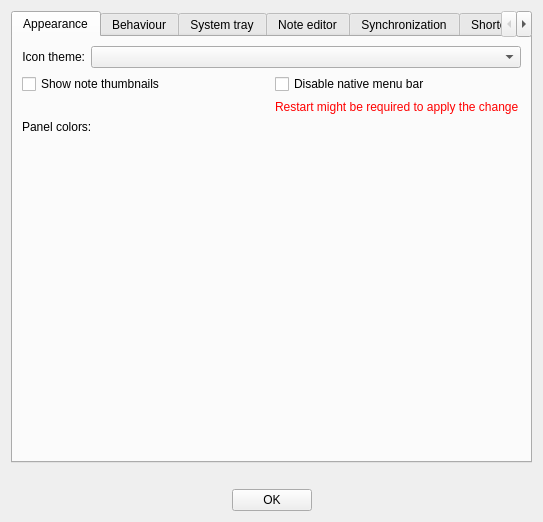
<?xml version="1.0" encoding="UTF-8"?>
<ui version="4.0">
 <class>PreferencesDialog</class>
 <widget class="QDialog" name="PreferencesDialog">
  <property name="geometry">
   <rect>
    <x>0</x>
    <y>0</y>
    <width>539</width>
    <height>522</height>
   </rect>
  </property>
  <property name="windowTitle">
   <string>Dialog</string>
  </property>
  <layout class="QVBoxLayout" name="preferencesDialogVerticalLayout">
   <item>
    <widget class="QTabWidget" name="preferencesTabWidget">
     <property name="tabPosition">
      <enum>QTabWidget::North</enum>
     </property>
     <property name="tabShape">
      <enum>QTabWidget::Rounded</enum>
     </property>
     <property name="currentIndex">
      <number>0</number>
     </property>
     <widget class="QWidget" name="appearanceTab">
      <attribute name="title">
       <string>Appearance</string>
      </attribute>
      <layout class="QVBoxLayout" name="verticalLayout">
       <item>
        <layout class="QHBoxLayout" name="iconThemeHorizontalLayout">
         <item>
          <widget class="QLabel" name="iconThemeLabel">
           <property name="text">
            <string>Icon theme:</string>
           </property>
           <property name="alignment">
            <set>Qt::AlignRight|Qt::AlignTrailing|Qt::AlignVCenter</set>
           </property>
          </widget>
         </item>
         <item>
          <widget class="QComboBox" name="iconThemeComboBox">
           <property name="sizePolicy">
            <sizepolicy hsizetype="Expanding" vsizetype="Fixed">
             <horstretch>0</horstretch>
             <verstretch>0</verstretch>
            </sizepolicy>
           </property>
           <property name="minimumSize">
            <size>
             <width>300</width>
             <height>0</height>
            </size>
           </property>
          </widget>
         </item>
        </layout>
       </item>
       <item>
        <layout class="QGridLayout" name="checkboxesGridLayout">
         <item row="0" column="0">
          <widget class="QCheckBox" name="showNoteThumbnailsCheckBox">
           <property name="text">
            <string>Show note thumbnails</string>
           </property>
          </widget>
         </item>
         <item row="0" column="1">
          <widget class="QCheckBox" name="disableNativeMenuBarCheckBox">
           <property name="text">
            <string>Disable native menu bar</string>
           </property>
          </widget>
         </item>
         <item row="1" column="1">
          <widget class="QLabel" name="disableNativeMenuBarRestartWarningLabel">
           <property name="sizePolicy">
            <sizepolicy hsizetype="Preferred" vsizetype="Fixed">
             <horstretch>0</horstretch>
             <verstretch>0</verstretch>
            </sizepolicy>
           </property>
           <property name="text">
            <string>&lt;html&gt;&lt;head/&gt;&lt;body&gt;&lt;p&gt;&lt;span style=&quot; color:#ff0000;&quot;&gt;Restart might be required to apply the change&lt;/span&gt;&lt;/p&gt;&lt;/body&gt;&lt;/html&gt;</string>
           </property>
          </widget>
         </item>
        </layout>
       </item>
       <item>
        <widget class="QLabel" name="panelColorsLabel">
         <property name="text">
          <string>Panel colors:</string>
         </property>
        </widget>
       </item>
       <item>
        <widget class="PanelColorsHandlerWidget" name="panelColorsHandlerWidget" native="true">
         <property name="sizePolicy">
          <sizepolicy hsizetype="Expanding" vsizetype="Expanding">
           <horstretch>0</horstretch>
           <verstretch>0</verstretch>
          </sizepolicy>
         </property>
        </widget>
       </item>
      </layout>
     </widget>
     <widget class="QWidget" name="behaviourTab">
      <attribute name="title">
       <string>Behaviour</string>
      </attribute>
      <layout class="QVBoxLayout" name="behaviourTabVerticalLayout">
       <item>
        <layout class="QHBoxLayout" name="startAtLoginHorizontalLayout">
         <item>
          <widget class="QCheckBox" name="startAtLoginCheckBox">
           <property name="text">
            <string>Start at login</string>
           </property>
          </widget>
         </item>
         <item>
          <widget class="QComboBox" name="startAtLoginOptionComboBox">
           <property name="sizePolicy">
            <sizepolicy hsizetype="Expanding" vsizetype="Fixed">
             <horstretch>0</horstretch>
             <verstretch>0</verstretch>
            </sizepolicy>
           </property>
          </widget>
         </item>
        </layout>
       </item>
       <item>
        <spacer name="behaviourTabVerticalSpacer">
         <property name="orientation">
          <enum>Qt::Vertical</enum>
         </property>
         <property name="sizeHint" stdset="0">
          <size>
           <width>20</width>
           <height>349</height>
          </size>
         </property>
        </spacer>
       </item>
      </layout>
     </widget>
     <widget class="QWidget" name="systemTrayTab">
      <attribute name="title">
       <string>System tray</string>
      </attribute>
      <layout class="QVBoxLayout" name="systemTrayTabVerticalLayout">
       <item>
        <widget class="QCheckBox" name="showSystemTrayIconCheckBox">
         <property name="text">
          <string>Show system tray icon</string>
         </property>
        </widget>
       </item>
       <item>
        <widget class="QCheckBox" name="closeToTrayCheckBox">
         <property name="text">
          <string>Close to tray</string>
         </property>
        </widget>
       </item>
       <item>
        <widget class="QCheckBox" name="minimizeToTrayCheckBox">
         <property name="text">
          <string>Minimize to tray</string>
         </property>
        </widget>
       </item>
       <item>
        <widget class="QCheckBox" name="startFromTrayCheckBox">
         <property name="text">
          <string>Start minimized to tray</string>
         </property>
        </widget>
       </item>
       <item>
        <layout class="QGridLayout" name="trayMouseButtonsClickActionsGridLayout">
         <item row="0" column="0">
          <widget class="QLabel" name="traySingleClickActionLabel">
           <property name="text">
            <string>Tray single click action:</string>
           </property>
           <property name="alignment">
            <set>Qt::AlignRight|Qt::AlignTrailing|Qt::AlignVCenter</set>
           </property>
          </widget>
         </item>
         <item row="0" column="1">
          <widget class="QComboBox" name="traySingleClickActionComboBox">
           <property name="sizePolicy">
            <sizepolicy hsizetype="Expanding" vsizetype="Fixed">
             <horstretch>0</horstretch>
             <verstretch>0</verstretch>
            </sizepolicy>
           </property>
           <property name="minimumSize">
            <size>
             <width>300</width>
             <height>0</height>
            </size>
           </property>
          </widget>
         </item>
         <item row="1" column="0">
          <widget class="QLabel" name="trayMiddleClickActionLabel">
           <property name="text">
            <string>Tray middle click action:</string>
           </property>
           <property name="alignment">
            <set>Qt::AlignRight|Qt::AlignTrailing|Qt::AlignVCenter</set>
           </property>
          </widget>
         </item>
         <item row="1" column="1">
          <widget class="QComboBox" name="trayMiddleClickActionComboBox">
           <property name="sizePolicy">
            <sizepolicy hsizetype="Expanding" vsizetype="Fixed">
             <horstretch>0</horstretch>
             <verstretch>0</verstretch>
            </sizepolicy>
           </property>
           <property name="minimumSize">
            <size>
             <width>300</width>
             <height>0</height>
            </size>
           </property>
          </widget>
         </item>
         <item row="2" column="0">
          <widget class="QLabel" name="trayDoubleClickActionLabel">
           <property name="text">
            <string>Tray double click action:</string>
           </property>
           <property name="alignment">
            <set>Qt::AlignRight|Qt::AlignTrailing|Qt::AlignVCenter</set>
           </property>
          </widget>
         </item>
         <item row="2" column="1">
          <widget class="QComboBox" name="trayDoubleClickActionComboBox">
           <property name="sizePolicy">
            <sizepolicy hsizetype="Expanding" vsizetype="Fixed">
             <horstretch>0</horstretch>
             <verstretch>0</verstretch>
            </sizepolicy>
           </property>
           <property name="minimumSize">
            <size>
             <width>300</width>
             <height>0</height>
            </size>
           </property>
          </widget>
         </item>
        </layout>
       </item>
       <item>
        <spacer name="systemTrayTabVerticalSpacer">
         <property name="orientation">
          <enum>Qt::Vertical</enum>
         </property>
         <property name="sizeHint" stdset="0">
          <size>
           <width>20</width>
           <height>40</height>
          </size>
         </property>
        </spacer>
       </item>
      </layout>
     </widget>
     <widget class="QWidget" name="noteEditorTab">
      <property name="enabled">
       <bool>true</bool>
      </property>
      <attribute name="title">
       <string>Note editor</string>
      </attribute>
      <layout class="QVBoxLayout" name="noteEditorTabVerticalLayout">
       <item>
        <widget class="QCheckBox" name="limitedFontsCheckBox">
         <property name="text">
          <string>Use only fonts compatible with Evernote web client</string>
         </property>
        </widget>
       </item>
       <item>
        <widget class="QGroupBox" name="noteEditorColorsGroupBox">
         <property name="styleSheet">
          <string notr="true">QGroupBox {
border: 2px solid gray;
border-radius: 8px;
margin-top: 1ex;
}

QGroupBox::title {
subcontrol-origin: margin;
subcontrol-position: top left;
padding: 0 3px;
}</string>
         </property>
         <property name="title">
          <string>Colors</string>
         </property>
         <layout class="QVBoxLayout" name="verticalLayout_7">
          <item>
           <layout class="QGridLayout" name="noteEditorColorsGridLayout">
            <item row="0" column="0">
             <widget class="QLabel" name="noteEditorFontColorLabel">
              <property name="text">
               <string>Font:</string>
              </property>
              <property name="alignment">
               <set>Qt::AlignRight|Qt::AlignTrailing|Qt::AlignVCenter</set>
              </property>
             </widget>
            </item>
            <item row="0" column="1">
             <widget class="QLineEdit" name="noteEditorFontColorLineEdit"/>
            </item>
            <item row="0" column="2">
             <widget class="QFrame" name="noteEditorFontColorDemoFrame">
              <property name="minimumSize">
               <size>
                <width>24</width>
                <height>24</height>
               </size>
              </property>
              <property name="maximumSize">
               <size>
                <width>24</width>
                <height>24</height>
               </size>
              </property>
              <property name="mouseTracking">
               <bool>true</bool>
              </property>
              <property name="toolTip">
               <string>Double click to choose font color</string>
              </property>
              <property name="autoFillBackground">
               <bool>true</bool>
              </property>
              <property name="frameShape">
               <enum>QFrame::Box</enum>
              </property>
              <property name="frameShadow">
               <enum>QFrame::Plain</enum>
              </property>
             </widget>
            </item>
            <item row="0" column="3">
             <widget class="QPushButton" name="noteEditorFontColorPushButton">
              <property name="text">
               <string>Choose...</string>
              </property>
             </widget>
            </item>
            <item row="0" column="4">
             <spacer name="noteEditorFontColorHorizontalSpacer">
              <property name="orientation">
               <enum>Qt::Horizontal</enum>
              </property>
              <property name="sizeHint" stdset="0">
               <size>
                <width>40</width>
                <height>20</height>
               </size>
              </property>
             </spacer>
            </item>
            <item row="1" column="0">
             <widget class="QLabel" name="noteEditorBackgroundColorLabel">
              <property name="text">
               <string>Background:</string>
              </property>
              <property name="alignment">
               <set>Qt::AlignRight|Qt::AlignTrailing|Qt::AlignVCenter</set>
              </property>
             </widget>
            </item>
            <item row="1" column="1">
             <widget class="QLineEdit" name="noteEditorBackgroundColorLineEdit"/>
            </item>
            <item row="1" column="2">
             <widget class="QFrame" name="noteEditorBackgroundColorDemoFrame">
              <property name="minimumSize">
               <size>
                <width>24</width>
                <height>24</height>
               </size>
              </property>
              <property name="maximumSize">
               <size>
                <width>24</width>
                <height>24</height>
               </size>
              </property>
              <property name="mouseTracking">
               <bool>true</bool>
              </property>
              <property name="toolTip">
               <string>Double click to choose background color</string>
              </property>
              <property name="autoFillBackground">
               <bool>true</bool>
              </property>
              <property name="frameShape">
               <enum>QFrame::Box</enum>
              </property>
              <property name="frameShadow">
               <enum>QFrame::Plain</enum>
              </property>
             </widget>
            </item>
            <item row="1" column="3">
             <widget class="QPushButton" name="noteEditorBackgroundColorPushButton">
              <property name="text">
               <string>Choose...</string>
              </property>
             </widget>
            </item>
            <item row="1" column="4">
             <spacer name="noteEditorBackgroundColorHorizontalSpacer">
              <property name="orientation">
               <enum>Qt::Horizontal</enum>
              </property>
              <property name="sizeHint" stdset="0">
               <size>
                <width>40</width>
                <height>20</height>
               </size>
              </property>
             </spacer>
            </item>
            <item row="2" column="0">
             <widget class="QLabel" name="noteEditorHighlightColorLabel">
              <property name="text">
               <string>Highlight:</string>
              </property>
              <property name="alignment">
               <set>Qt::AlignRight|Qt::AlignTrailing|Qt::AlignVCenter</set>
              </property>
             </widget>
            </item>
            <item row="2" column="1">
             <widget class="QLineEdit" name="noteEditorHighlightColorLineEdit"/>
            </item>
            <item row="2" column="2">
             <widget class="QFrame" name="noteEditorHighlightColorDemoFrame">
              <property name="minimumSize">
               <size>
                <width>24</width>
                <height>24</height>
               </size>
              </property>
              <property name="maximumSize">
               <size>
                <width>24</width>
                <height>24</height>
               </size>
              </property>
              <property name="mouseTracking">
               <bool>true</bool>
              </property>
              <property name="toolTip">
               <string>Double click to choose highlight color</string>
              </property>
              <property name="autoFillBackground">
               <bool>true</bool>
              </property>
              <property name="frameShape">
               <enum>QFrame::Box</enum>
              </property>
              <property name="frameShadow">
               <enum>QFrame::Plain</enum>
              </property>
             </widget>
            </item>
            <item row="2" column="3">
             <widget class="QPushButton" name="noteEditorHighlightColorPushButton">
              <property name="text">
               <string>Choose...</string>
              </property>
             </widget>
            </item>
            <item row="2" column="4">
             <spacer name="noteEditorHighlightColorHorizontalSpacer">
              <property name="orientation">
               <enum>Qt::Horizontal</enum>
              </property>
              <property name="sizeHint" stdset="0">
               <size>
                <width>40</width>
                <height>20</height>
               </size>
              </property>
             </spacer>
            </item>
            <item row="3" column="0">
             <widget class="QLabel" name="noteEditorHighlightedTextColorLabel">
              <property name="text">
               <string>Highlighted text:</string>
              </property>
              <property name="alignment">
               <set>Qt::AlignRight|Qt::AlignTrailing|Qt::AlignVCenter</set>
              </property>
             </widget>
            </item>
            <item row="3" column="1">
             <widget class="QLineEdit" name="noteEditorHighlightedTextColorLineEdit"/>
            </item>
            <item row="3" column="2">
             <widget class="QFrame" name="noteEditorHighlightedTextColorDemoFrame">
              <property name="minimumSize">
               <size>
                <width>24</width>
                <height>24</height>
               </size>
              </property>
              <property name="maximumSize">
               <size>
                <width>24</width>
                <height>24</height>
               </size>
              </property>
              <property name="mouseTracking">
               <bool>true</bool>
              </property>
              <property name="toolTip">
               <string>Double click to choose highlighted text color</string>
              </property>
              <property name="autoFillBackground">
               <bool>true</bool>
              </property>
              <property name="frameShape">
               <enum>QFrame::Box</enum>
              </property>
              <property name="frameShadow">
               <enum>QFrame::Plain</enum>
              </property>
             </widget>
            </item>
            <item row="3" column="3">
             <widget class="QPushButton" name="noteEditorHighlightedTextColorPushButton">
              <property name="text">
               <string>Choose...</string>
              </property>
             </widget>
            </item>
            <item row="3" column="4">
             <spacer name="noteEditorHighlightedTextHorizontalSpacer">
              <property name="orientation">
               <enum>Qt::Horizontal</enum>
              </property>
              <property name="sizeHint" stdset="0">
               <size>
                <width>40</width>
                <height>20</height>
               </size>
              </property>
             </spacer>
            </item>
           </layout>
          </item>
          <item>
           <layout class="QHBoxLayout" name="noteEditorResetColorsHorizontalLayout">
            <item>
             <widget class="QPushButton" name="noteEditorResetColorsPushButton">
              <property name="toolTip">
               <string>Reset note editor colors to defaults</string>
              </property>
              <property name="text">
               <string>Reset</string>
              </property>
             </widget>
            </item>
            <item>
             <spacer name="noteEditorResetColorsHorizontalSpacer">
              <property name="orientation">
               <enum>Qt::Horizontal</enum>
              </property>
              <property name="sizeHint" stdset="0">
               <size>
                <width>40</width>
                <height>20</height>
               </size>
              </property>
             </spacer>
            </item>
           </layout>
          </item>
         </layout>
        </widget>
       </item>
       <item>
        <spacer name="noteEditorTabVerticalSpacer">
         <property name="orientation">
          <enum>Qt::Vertical</enum>
         </property>
         <property name="sizeType">
          <enum>QSizePolicy::Expanding</enum>
         </property>
         <property name="sizeHint" stdset="0">
          <size>
           <width>499</width>
           <height>87</height>
          </size>
         </property>
        </spacer>
       </item>
      </layout>
     </widget>
     <widget class="QWidget" name="syncTab">
      <attribute name="title">
       <string>Synchronization</string>
      </attribute>
      <layout class="QVBoxLayout" name="syncTabVerticalLayout">
       <item>
        <widget class="QLabel" name="networkProxyLabel">
         <property name="text">
          <string>Network proxy settings:</string>
         </property>
         <property name="buddy">
          <cstring>preferencesTabWidget</cstring>
         </property>
        </widget>
       </item>
       <item>
        <widget class="QFrame" name="networkProxyFrame">
         <property name="frameShape">
          <enum>QFrame::StyledPanel</enum>
         </property>
         <property name="frameShadow">
          <enum>QFrame::Raised</enum>
         </property>
         <layout class="QGridLayout" name="gridLayout">
          <property name="horizontalSpacing">
           <number>12</number>
          </property>
          <item row="0" column="0">
           <widget class="QLabel" name="networkProxyTypeLabel">
            <property name="text">
             <string>&amp;Type:</string>
            </property>
            <property name="buddy">
             <cstring>networkProxyTypeComboBox</cstring>
            </property>
           </widget>
          </item>
          <item row="0" column="1">
           <widget class="QLabel" name="networkProxyUserLabel">
            <property name="text">
             <string>&amp;User:</string>
            </property>
            <property name="buddy">
             <cstring>networkProxyUserLineEdit</cstring>
            </property>
           </widget>
          </item>
          <item row="1" column="0">
           <widget class="QComboBox" name="networkProxyTypeComboBox"/>
          </item>
          <item row="1" column="1">
           <widget class="QLineEdit" name="networkProxyUserLineEdit"/>
          </item>
          <item row="2" column="0">
           <widget class="QLabel" name="networkProxyHostLabel">
            <property name="text">
             <string>&amp;Host:</string>
            </property>
            <property name="buddy">
             <cstring>networkProxyHostLineEdit</cstring>
            </property>
           </widget>
          </item>
          <item row="2" column="1">
           <widget class="QLabel" name="networkProxyPasswordLabel">
            <property name="text">
             <string>&amp;Password:</string>
            </property>
            <property name="buddy">
             <cstring>networkProxyPasswordLineEdit</cstring>
            </property>
           </widget>
          </item>
          <item row="3" column="0">
           <widget class="QLineEdit" name="networkProxyHostLineEdit"/>
          </item>
          <item row="3" column="1">
           <widget class="QLineEdit" name="networkProxyPasswordLineEdit">
            <property name="echoMode">
             <enum>QLineEdit::Password</enum>
            </property>
           </widget>
          </item>
          <item row="4" column="0">
           <widget class="QLabel" name="networkProxyPortLabel">
            <property name="text">
             <string>&amp;Port:</string>
            </property>
            <property name="buddy">
             <cstring>networkProxyPortSpinBox</cstring>
            </property>
           </widget>
          </item>
          <item row="4" column="1" rowspan="2">
           <layout class="QVBoxLayout" name="networkProxyPasswordShowVerticalLayout">
            <item>
             <layout class="QHBoxLayout" name="networkProxyPasswordShowHorizontalLayout">
              <item>
               <spacer name="networkProxyPasswordShowHorizontalSpacer">
                <property name="orientation">
                 <enum>Qt::Horizontal</enum>
                </property>
                <property name="sizeHint" stdset="0">
                 <size>
                  <width>148</width>
                  <height>20</height>
                 </size>
                </property>
               </spacer>
              </item>
              <item>
               <widget class="QCheckBox" name="networkProxyPasswordShowCheckBox">
                <property name="text">
                 <string>Show</string>
                </property>
               </widget>
              </item>
             </layout>
            </item>
            <item>
             <spacer name="networkProxyPasswordVerticalSpacer">
              <property name="orientation">
               <enum>Qt::Vertical</enum>
              </property>
              <property name="sizeHint" stdset="0">
               <size>
                <width>218</width>
                <height>17</height>
               </size>
              </property>
             </spacer>
            </item>
           </layout>
          </item>
          <item row="5" column="0">
           <widget class="QSpinBox" name="networkProxyPortSpinBox"/>
          </item>
         </layout>
        </widget>
       </item>
       <item>
        <layout class="QHBoxLayout" name="downloadOptionsHorizontalLayout">
         <property name="spacing">
          <number>12</number>
         </property>
         <item>
          <widget class="QCheckBox" name="downloadInkNoteImagesCheckBox">
           <property name="text">
            <string>Download ink note images</string>
           </property>
          </widget>
         </item>
         <item>
          <widget class="QCheckBox" name="downloadNoteThumbnailsCheckBox">
           <property name="text">
            <string>Download note thumbnails</string>
           </property>
          </widget>
         </item>
         <item>
          <spacer name="downloadOptionsHorizontalSpacer">
           <property name="orientation">
            <enum>Qt::Horizontal</enum>
           </property>
           <property name="sizeHint" stdset="0">
            <size>
             <width>40</width>
             <height>20</height>
            </size>
           </property>
          </spacer>
         </item>
        </layout>
       </item>
       <item>
        <layout class="QHBoxLayout" name="runSyncPeriodicallyHorizontalLayout">
         <item>
          <widget class="QLabel" name="runSyncPeriodicallyLabel">
           <property name="sizePolicy">
            <sizepolicy hsizetype="Minimum" vsizetype="Preferred">
             <horstretch>0</horstretch>
             <verstretch>0</verstretch>
            </sizepolicy>
           </property>
           <property name="text">
            <string>&amp;Sync my notes with Evernote:</string>
           </property>
           <property name="alignment">
            <set>Qt::AlignLeading|Qt::AlignLeft|Qt::AlignVCenter</set>
           </property>
           <property name="buddy">
            <cstring>runSyncPeriodicallyComboBox</cstring>
           </property>
          </widget>
         </item>
         <item>
          <widget class="QComboBox" name="runSyncPeriodicallyComboBox">
           <property name="sizePolicy">
            <sizepolicy hsizetype="MinimumExpanding" vsizetype="Fixed">
             <horstretch>0</horstretch>
             <verstretch>0</verstretch>
            </sizepolicy>
           </property>
          </widget>
         </item>
        </layout>
       </item>
       <item>
        <spacer name="synchronizationTabVerticalSpacer">
         <property name="orientation">
          <enum>Qt::Vertical</enum>
         </property>
         <property name="sizeHint" stdset="0">
          <size>
           <width>20</width>
           <height>40</height>
          </size>
         </property>
        </spacer>
       </item>
       <item>
        <widget class="QLabel" name="synchronizationTabStatusLabel">
         <property name="textFormat">
          <enum>Qt::RichText</enum>
         </property>
        </widget>
       </item>
      </layout>
     </widget>
     <widget class="QWidget" name="shortcutsTab">
      <attribute name="title">
       <string>Shortcuts</string>
      </attribute>
      <layout class="QVBoxLayout" name="shortcutsTabVerticalLayout">
       <item>
        <widget class="ShortcutSettingsWidget" name="shortcutSettingsWidget" native="true">
         <property name="sizePolicy">
          <sizepolicy hsizetype="Preferred" vsizetype="Minimum">
           <horstretch>0</horstretch>
           <verstretch>0</verstretch>
          </sizepolicy>
         </property>
        </widget>
       </item>
      </layout>
     </widget>
     <widget class="QWidget" name="auxiliaryTab">
      <attribute name="title">
       <string>Auxiliary</string>
      </attribute>
      <layout class="QVBoxLayout" name="auxiliaryTabVerticalLayout">
       <item>
        <widget class="QCheckBox" name="enableInternalLogViewerLogsCheckBox">
         <property name="text">
          <string>&amp;Enable internal log viewer logs</string>
         </property>
        </widget>
       </item>
       <item>
        <spacer name="auxiliaryTabVerticalSpacer">
         <property name="orientation">
          <enum>Qt::Vertical</enum>
         </property>
         <property name="sizeHint" stdset="0">
          <size>
           <width>20</width>
           <height>360</height>
          </size>
         </property>
        </spacer>
       </item>
      </layout>
     </widget>
    </widget>
   </item>
   <item>
    <widget class="QLabel" name="statusTextLabel"/>
   </item>
   <item>
    <layout class="QHBoxLayout" name="okPushButtonHorizontalLayout">
     <item>
      <spacer name="okPushButtonLeftSpacer">
       <property name="orientation">
        <enum>Qt::Horizontal</enum>
       </property>
       <property name="sizeHint" stdset="0">
        <size>
         <width>40</width>
         <height>20</height>
        </size>
       </property>
      </spacer>
     </item>
     <item>
      <widget class="QPushButton" name="okPushButton">
       <property name="text">
        <string>OK</string>
       </property>
      </widget>
     </item>
     <item>
      <spacer name="okPushButtonRightSpacer">
       <property name="orientation">
        <enum>Qt::Horizontal</enum>
       </property>
       <property name="sizeHint" stdset="0">
        <size>
         <width>40</width>
         <height>20</height>
        </size>
       </property>
      </spacer>
     </item>
    </layout>
   </item>
  </layout>
 </widget>
 <customwidgets>
  <customwidget>
   <class>ShortcutSettingsWidget</class>
   <extends>QWidget</extends>
   <header>shortcut_settings/ShortcutSettingsWidget.h</header>
   <container>1</container>
  </customwidget>
  <customwidget>
   <class>PanelColorsHandlerWidget</class>
   <extends>QWidget</extends>
   <header>panel_colors/PanelColorsHandlerWidget.h</header>
   <container>1</container>
  </customwidget>
 </customwidgets>
 <resources/>
 <connections/>
</ui>
